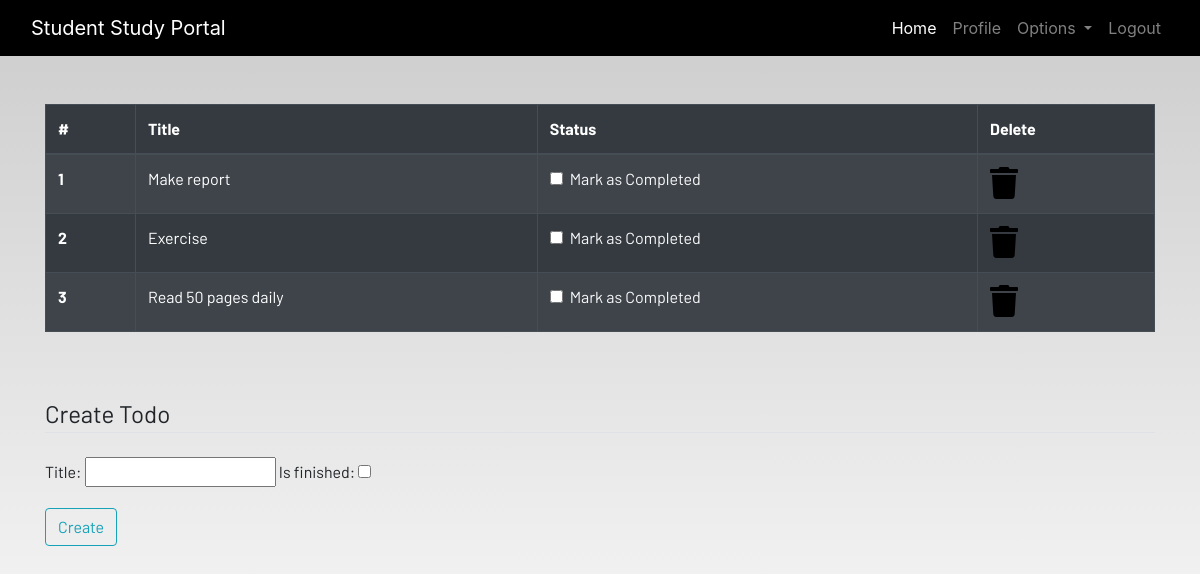
Screenshot of /home/todo/ (signed in) with the database file from the repository.
### dashboard/models.py (models this page shows, shortened)
class Todo(models.Model):
    user=models.ForeignKey(User,on_delete=models.CASCADE)
    title=models.CharField(max_length=100)
    is_finished=models.BooleanField(default=False)

### dashboard/views.py (the view)
# urls.py: path('todo/',views.todo,name='todo'),
def todo(request):
    if request.method=="POST":
        form=TodoForm(request.POST)
        if form.is_valid():
            try:
                finished=request.POST['is_finished']
                if finished=='on':
                    finished=True
                else:
                    finished=False
            except:
                finished=False
            todos=Todo(
                user=request.user,
                title=request.POST['title'],
                is_finished=finished
            )
            todos.save()
    else:
        form=TodoForm()
    todo=Todo.objects.filter(user=request.user)
    if len(todo)==0:
        todos_done=True
    else:
        todos_done=False
    context={
        'todos':todo,
        'form':form,
        'todos_done':todos_done
    }
    return render(request,'dashboard/todo.html',context)

### dashboard/forms.py
class TodoForm(forms.ModelForm):
    class Meta:
        model=Todo
        fields=['title','is_finished']

### dashboard/templates/dashboard/todo.html (shortened to what this page needs)
{% extends 'dashboard/base.html' %}
{% load static %}
{% block content %}
<div class="container">
    {% if not todos_done %}
    <table class="table table-striped table-bordered table-hover table-dark">
        <thead>
            <tr>
                <th scope="col">#</th>
                <th scope="col">Title</th>
                <th scope="col">Status</th>
                <th scope="col">Delete</th>
            </tr>
        </thead>
        <tbody>
            {% for todo in todos %}
            <tr>
                <th scope="row">{{forloop.counter}}</th>
                <td>{{todo.title}}</td>
                <td>
                    <a href="{% url 'update-todo' todo.id %}">
                        <div class="form-check">
                            {% if todo.is_finished %}
                                <input class="form-check-input" type="checkbox" value="" checked id=1>
                            {% else %}
                                <input class="form-check-input" type="checkbox" value="">
                            {% endif %}
                            <label class="form-check-label text-light" for="flexCheckDefault">
                                Mark as Completed
                            </label>
                        </div>
                    </a>
                </td>
                <td><a href="{% url 'delete-todo' todo.id %}"><i class="fa fa-trash fa-2x"></i></a></td>
            </tr>
            {% endfor %}
        </tbody>
    </table>
    {% else %}
    <h4>All tasks have been done!! create to add more</h4>
{% endif %}
</div><br><br>
<div class="container">
    <form method="POST">
        <fieldset class="form-group">
            <legend class="border-bottom mb-4">Create Todo</legend>
            {{form}}
        </fieldset>
        <div class="form-group">
            <button href="" class="btn btn-outline-info" type="submit">
                Create
            </button>
        </div>
    </form>
</div>
{% endblock content %}

### static/css/main.css (style rules this page uses)
html { scroll-behavior: smooth; height: 100%; width: 100%; }
a { text-decoration: none !important; color: black; }
html, body { max-width: 100%; overflow-x: hidden; height: 100%; width: 100%; }
body { background: linear-gradient(rgba(0, 0, 0, 0.2), rgba(255, 255, 255, 0.5)); overflow-x: hidden; background-repeat: no-repeat; }
.fa { color: black; }

### rows the page displays
Todo: title "Make report"
Todo: title "Exercise"
Todo: title "Read 50 pages daily"
